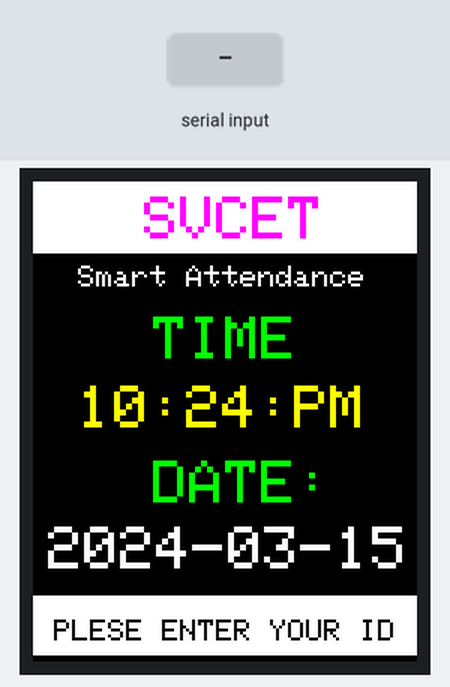
Bench run of a sketch on a simulated ESP8266 (NodeMCU). On the bench: 128×160 colour display. The inputs (shaded band) are chosen by the test bench. WiFi joins after 1.5 s; servers stay silent unless stated; network time is answered at once with the bench clock; uploads are accepted with an empty reply; the local clock reads 2024-03-15 10:24:30 at power-on unless the sketch sets it; what the sketch prints to the serial monitor is not drawn.

Above: at 2.8 s.
2.9 s: "T" received over the second serial link
At 4.8 s:
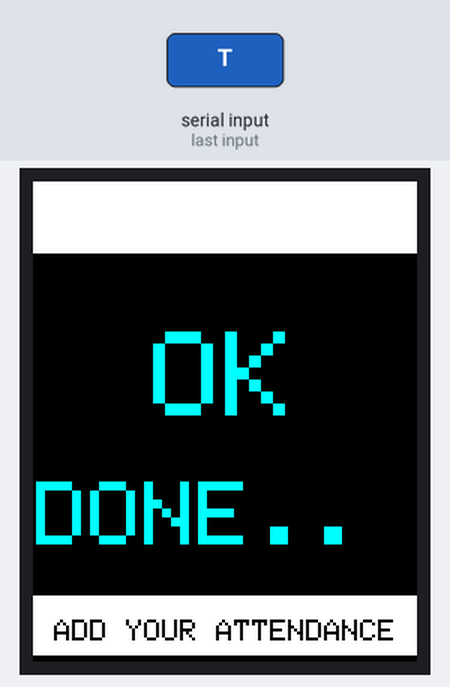
9.7 s: "1" received over the second serial link
At 30.8 s:
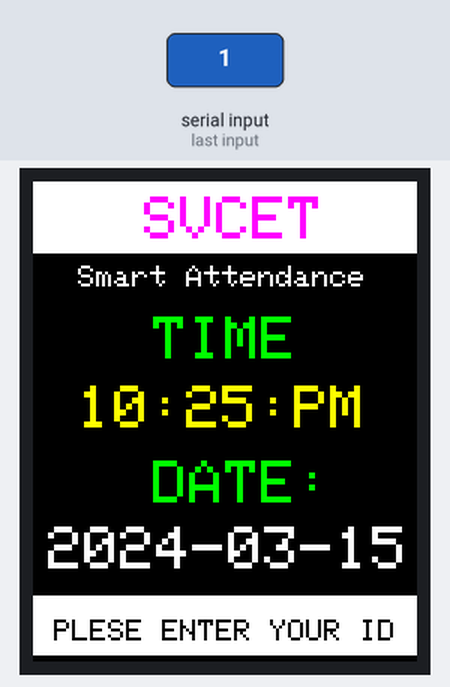
Timing chart, 0 to 31.7 s (numbered marks = the images above; inputs shaded):
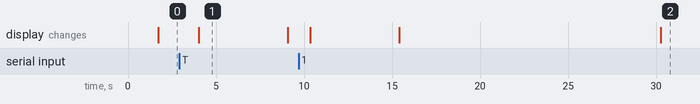

The sketch:

display_code.ino
```cpp
#include <NTPClient.h>
#include <ESP8266WiFi.h>
#include <ESP8266HTTPClient.h>
#include <WiFiUdp.h>
#include <Adafruit_GFX.h>
#include <Adafruit_ST7735.h>
#include <SoftwareSerial.h>
#define rx D6
#define tx D8
int count = 0;
String id;
char input[13];
SoftwareSerial myserial(rx, tx);

#define TFT_RST   D4
#define TFT_CS    D3
#define TFT_DC    D2 //A0 or DC
// SDA --> D7
// SCK --> D5
// LED --> 3.3v
// GND --> GND
// VCC --> 5v

Adafruit_ST7735 tft = Adafruit_ST7735(TFT_CS, TFT_DC, TFT_RST);
const char *ssid     = "muthu";
const char *password = "muthumuthu001";
int hh;
int mm;
int ss;
int day1;
String t;
String d;
String date;
String date_time;
String payload;
String payload1;
String arr_days[]={"SUNDAY","MONDAY","TUESDAY","WEDNESDAY","THURSDAY","FRIDAY","SATURDAY"};

void setup() {
  tft.initR(INITR_GREENTAB);
 Serial.begin(9600);
 myserial.begin(9600);

WiFi.begin(ssid, password);
  while ( WiFi.status() != WL_CONNECTED ) {
    delay ( 500 );
    Serial.print ( "." );
  }


}

void loop() {

   if(myserial.available())
   {
      count = 0;

      while(myserial.available() && count < 12)          // Read 12 characters and store them in input array
      {

         input[count] = myserial.read();
         count++;
         delay(5);
      }
      id = String(input);
      Serial.println(id);

   HTTPClient http;  //Declare an object of class HTTPClient

    http.begin("http://192.168.43.204/attendance/insert.php?date="+String(date)+"&time="+String(t)+"&rf="+String(id));  //Specify request destination

    int httpCode = http.GET();
       if (httpCode > 0) { //Check the returning code

     payload = http.getString();   //Get the request response payload
      Serial.println(payload);
       }
       http.end();
       tft.fillScreen(ST7735_BLACK);
     tft.setTextWrap(false);
     tft.fillRect(0, 0 , 160, 24, ST7735_WHITE);
     tft.setCursor(5, 10);    //Horiz/Vertic
     tft.setTextSize(1);
     tft.setTextColor(ST7735_MAGENTA);
     tft.print(payload);
     tft.fillRect(0, 25 , 160, 137, ST7735_BLACK);
      tft.setCursor(40, 50);
     tft.setTextSize(4);
      tft.setTextColor(ST7735_CYAN);
        tft.print("OK");
         tft.setCursor(1, 100);
          tft.setTextSize(3);
      tft.setTextColor(ST7735_CYAN);
        tft.print("DONE..");

  tft.fillRect(0, 138 , 160, 20, ST7735_WHITE);
  tft.setCursor(7, 146);    //Horiz/Vertic
  tft.setTextSize(1);
  tft.setTextColor(ST7735_BLACK);
  tft.print("ADD YOUR ATTENDANCE");
     delay(5000);
     payload="";
         }

WiFiUDP ntpUDP;
NTPClient timeClient(ntpUDP, "pool.ntp.org", 19800,60000);
timeClient.begin();
timeClient.update();
//Serial.println(timeClient.getFormattedTime());
hh = timeClient.getHours();
mm = timeClient.getMinutes();
ss = timeClient.getSeconds();
 //Serial.println (hh);
  if(hh>12)
  {
    hh=hh-12;
    //Serial.print(hh);
    //Serial.print(":");
    //Serial.print(mm);
    //Serial.print(":");
    //Serial.print(ss);
    //println(" PM");
     String colon=":";
    t = ( String(hh) + colon + mm + colon + "PM");
    //Serial.println (t);
  }
  else
  {
    //Serial.print(hh);
    //Serial.print(":");
    //Serial.print(mm);
    //Serial.print(":");
    //Serial.print(ss);
    //Serial.println(" AM");

   String colon=":";
    t = ( String(hh) + colon + mm + colon + "PM");
    //Serial.println (t);
  }
 int day = timeClient.getDay();
 d =(arr_days[day]);
  Serial.println (d);
  date_time = timeClient.getFormattedDate();
  int index_date = date_time.indexOf("T");
  date = date_time.substring(0, index_date);
  Serial.println(date);

 // --------  TEST TEXT  -------------------------------------------
   tft.fillScreen(ST7735_BLACK);
  tft.setTextWrap(false);
  tft.fillRect(0, 0 , 160, 24, ST7735_WHITE);
  tft.setCursor(37, 5);    //Horiz/Vertic
  tft.setTextSize(2);
  tft.setTextColor(ST7735_MAGENTA);
  tft.print("SVCET");

  tft.setCursor(15, 28);    //Horiz/Vertic
  tft.setTextSize(1);
  tft.setTextColor(ST7735_WHITE);
  tft.print("Smart Attendance");

  tft.setCursor(40, 45);    //Horiz/Vertic
  tft.setTextSize(2);
  tft.setTextColor(ST7735_GREEN);
  tft.print("TIME");
  tft.setCursor(15, 68);
  tft.setTextColor(ST7735_YELLOW);
  tft.print(t);

  tft.setCursor(40, 93);    //Horiz/Vertic
  tft.setTextSize(2);
  tft.setTextColor(ST7735_GREEN);
  tft.print("DATE:");
  tft.setCursor(5, 115);
  tft.setTextColor(ST7735_WHITE);
  tft.print(date);


  tft.fillRect(0, 138 , 160, 20, ST7735_WHITE);
  tft.setCursor(7, 146);    //Horiz/Vertic
  tft.setTextSize(1);
  tft.setTextColor(ST7735_BLACK);
  tft.print("PLESE ENTER YOUR ID");


delay(1000);


}
```

Measured:
- after the input at 2.9 s, the display: changes after 1.1 s (image 1)
- what the display in image 1 shows lasts 5.1 s, from 4.0 s to 9.1 s
